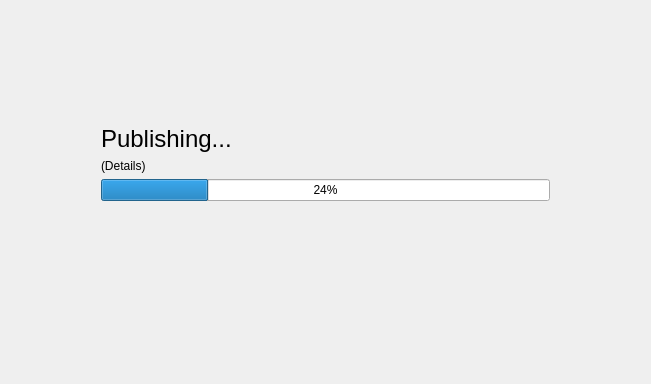
<?xml version="1.0" encoding="UTF-8"?>
<ui version="4.0">
 <class>PublishProgressForm</class>
 <widget class="QWidget" name="PublishProgressForm">
  <property name="geometry">
   <rect>
    <x>0</x>
    <y>0</y>
    <width>651</width>
    <height>384</height>
   </rect>
  </property>
  <property name="windowTitle">
   <string>Form</string>
  </property>
  <layout class="QVBoxLayout" name="verticalLayout_4" stretch="1">
   <item>
    <layout class="QHBoxLayout" name="horizontalLayout" stretch="1,5,1">
     <item>
      <spacer name="horizontalSpacer">
       <property name="orientation">
        <enum>Qt::Horizontal</enum>
       </property>
       <property name="sizeHint" stdset="0">
        <size>
         <width>40</width>
         <height>20</height>
        </size>
       </property>
      </spacer>
     </item>
     <item>
      <layout class="QVBoxLayout" name="verticalLayout_3" stretch="2,0,0,0,3">
       <property name="spacing">
        <number>-1</number>
       </property>
       <item>
        <spacer name="verticalSpacer_2">
         <property name="orientation">
          <enum>Qt::Vertical</enum>
         </property>
         <property name="sizeHint" stdset="0">
          <size>
           <width>20</width>
           <height>97</height>
          </size>
         </property>
        </spacer>
       </item>
       <item>
        <widget class="QLabel" name="title">
         <property name="styleSheet">
          <string notr="true">#title {
font-size: 24px;
}</string>
         </property>
         <property name="text">
          <string>Publishing...</string>
         </property>
        </widget>
       </item>
       <item>
        <widget class="QLabel" name="details">
         <property name="text">
          <string>(Details)</string>
         </property>
         <property name="alignment">
          <set>Qt::AlignLeading|Qt::AlignLeft|Qt::AlignTop</set>
         </property>
         <property name="wordWrap">
          <bool>false</bool>
         </property>
        </widget>
       </item>
       <item>
        <widget class="QProgressBar" name="progress_bar">
         <property name="value">
          <number>24</number>
         </property>
        </widget>
       </item>
       <item>
        <spacer name="verticalSpacer">
         <property name="orientation">
          <enum>Qt::Vertical</enum>
         </property>
         <property name="sizeHint" stdset="0">
          <size>
           <width>20</width>
           <height>40</height>
          </size>
         </property>
        </spacer>
       </item>
      </layout>
     </item>
     <item>
      <spacer name="horizontalSpacer_2">
       <property name="orientation">
        <enum>Qt::Horizontal</enum>
       </property>
       <property name="sizeHint" stdset="0">
        <size>
         <width>40</width>
         <height>20</height>
        </size>
       </property>
      </spacer>
     </item>
    </layout>
   </item>
  </layout>
 </widget>
 <resources>
  <include location="resources.qrc"/>
  <include location="../../../../../../Developer/Applications/Qt/resources.qrc"/>
 </resources>
 <connections/>
</ui>
